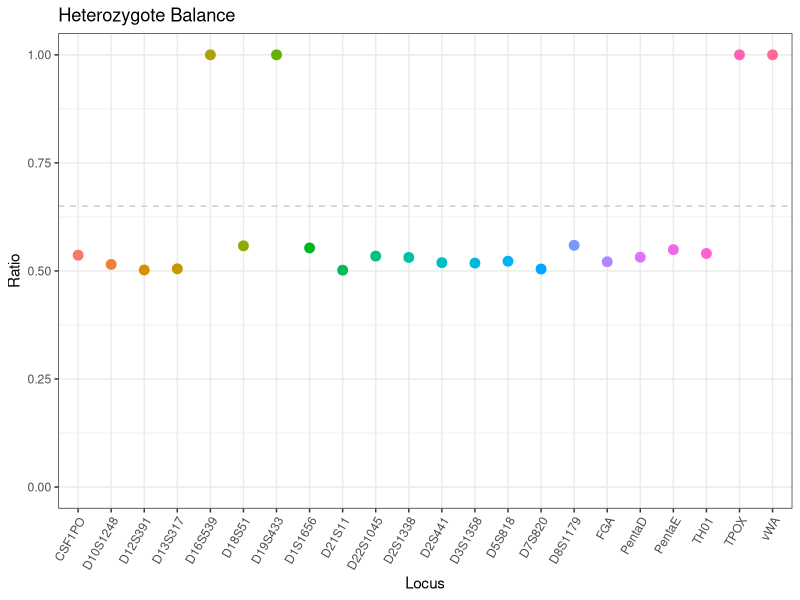
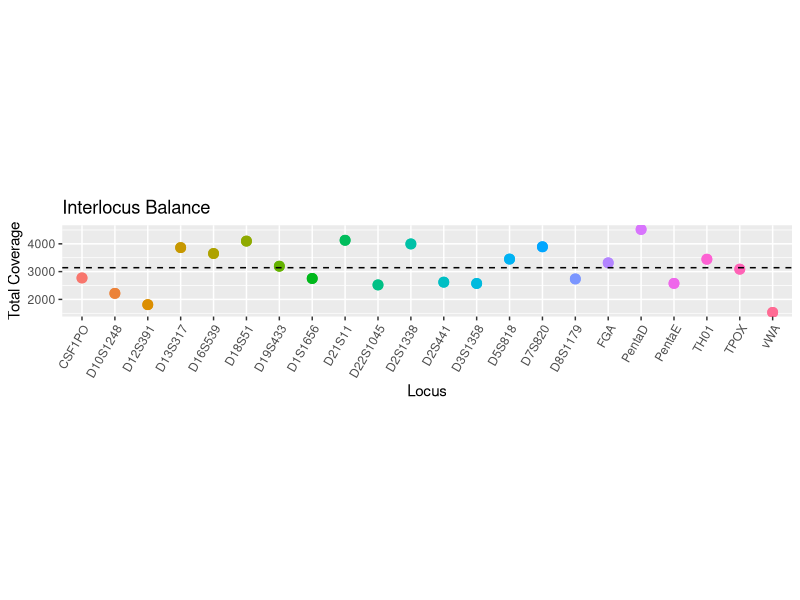

The R script that drew these images, in order:
## ---- chunk 1
str_dat <- read.csv(file="BracketNotation_A4-C-WA29594_S25_L001_R1_001.fastq.STRaitRazor_output.csv", header=TRUE, sep=",", stringsAsFactors = FALSE)

library(dplyr)
library(ggplot2)

tbl_df(str_dat)

str_dat2 <- slice(str_dat, 1:44)

str_dat2$Locus <- as.character(str_dat2$Locus)

suppressWarnings(str_dat2$Coverage.of.majority.peaks <- as.numeric(as.character(str_dat2$Coverage.of.majority.peaks)))

str_dat2[is.na(str_dat2)] <- 0 

str_dat2 <- str_dat2  %>%  group_by(Locus)  %>%  mutate(sum_coverage=sum(Coverage.of.majority.peaks))

## ---- chunk 2
het_dat <- str_dat2 %>% group_by(Locus) %>% 
              mutate(ratio = Coverage.of.majority.peaks/sum_coverage) %>% 
              top_n(1, Coverage.of.majority.peaks)
## group_by locus
## id max allele
## summarise(ratio = max(coverage)/sum(coverage), max_allele = )
ggplot(data=het_dat, aes(x=Locus, y=ratio, color = Locus)) + 
  geom_point(position = "identity", size=3) + 
  guides(colour=FALSE) +
  theme_bw() + 
  theme(axis.text.x = element_text(angle = 60, hjust = 1)) +
  geom_hline(aes(yintercept = 0.65), linetype = 2, color = "grey80") +
  ylab("Ratio") + 
  ylim(0,1) +
  ggtitle("Heterozygote Balance")
## ---- chunk 3
ggplot(data=str_dat2, aes(x=Locus, y=sum_coverage, colour=Locus)) + 
  geom_point(position = "identity", size=3) + 
  guides(colour=FALSE) +
  ylab("Total Coverage") +
  theme(axis.text.x = element_text(angle = 60, hjust = 1)) +
  xlab("Locus") +
  ggtitle("Interlocus Balance") +
  theme(aspect.ratio = .125) +
  geom_hline(aes(yintercept=median(str_dat2$sum_coverage)), linetype = 2)#, color = "grey80")
